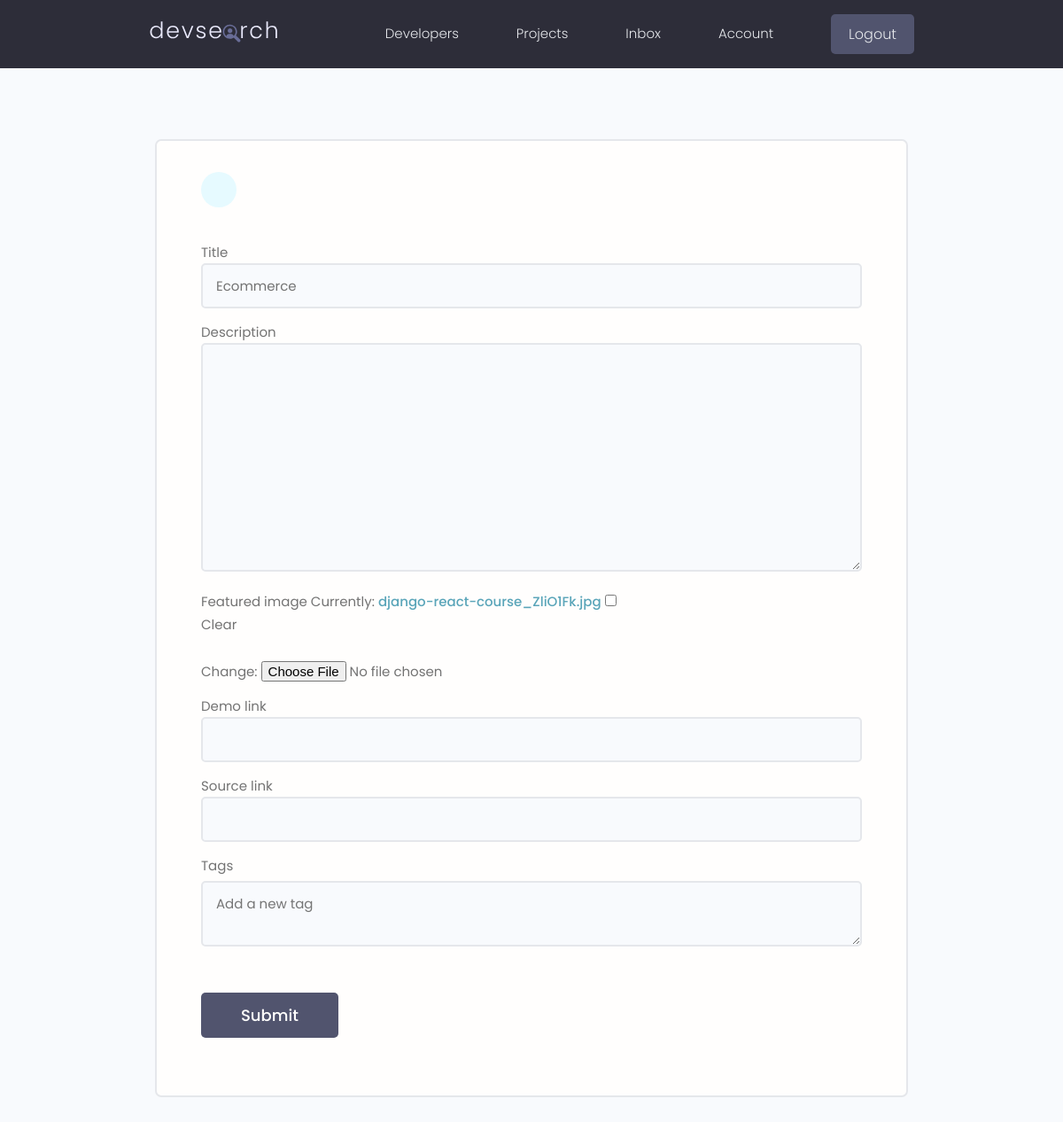
/projects/update-project/02351deccc02479588e30417f12f3bff/ (signed in), run on an earlier commit of the app's database.
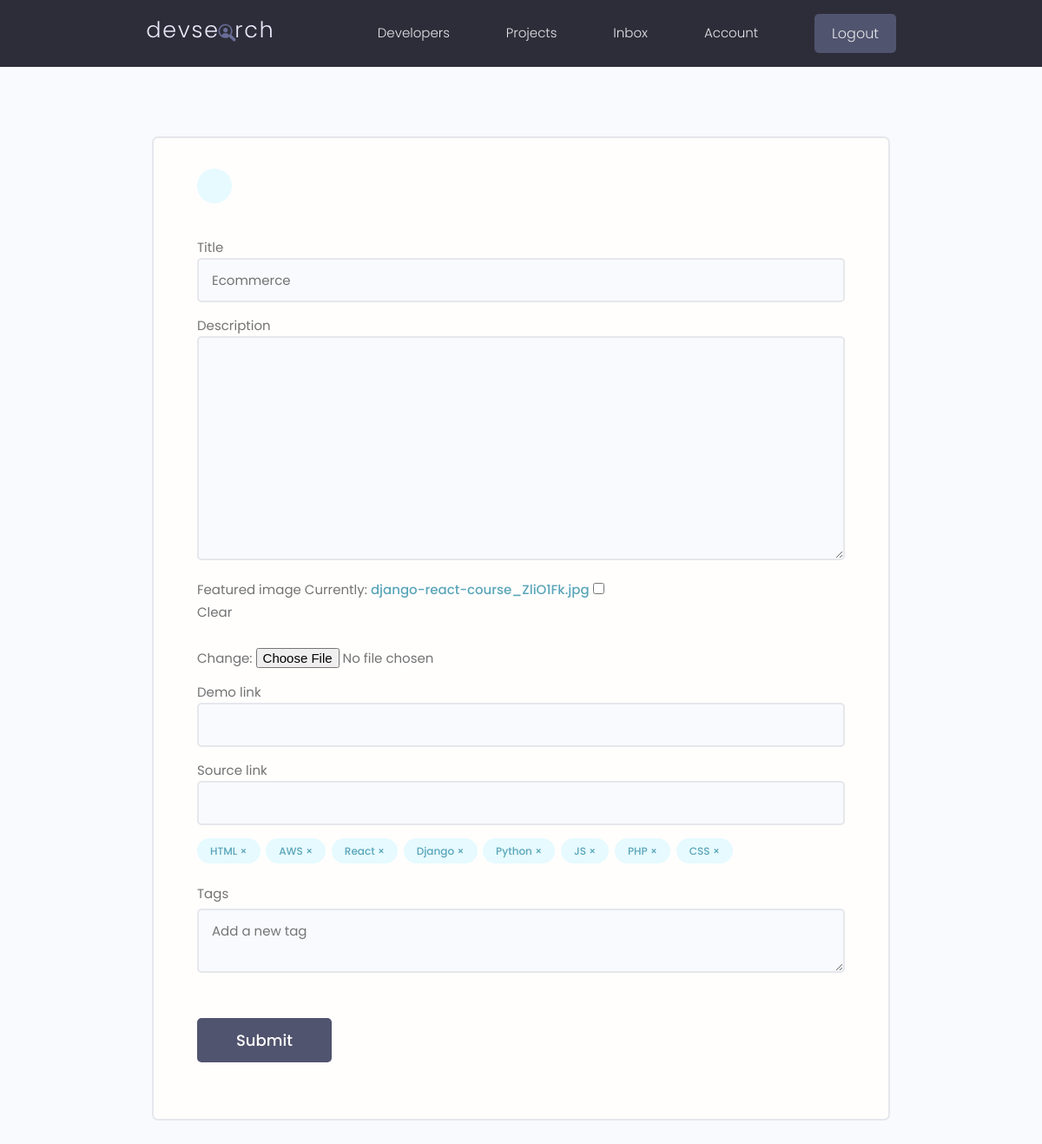
And on a later commit of the database.
### projects/models.py (models this page shows, shortened)
class Project(models.Model):
  id = models.UUIDField(default=uuid.uuid4, primary_key=True, unique=True, editable=False)
  owner = models.ForeignKey(Profile, null=True, blank=True, on_delete=models.CASCADE)
  title = models.CharField(max_length=200)
  description = models.TextField(null=True, blank=True)
  featured_image = models.ImageField(default="default.jpg", null=True, blank=True)
  demo_link = models.CharField(max_length=2000, null=True, blank=True)
  source_link = models.CharField(max_length=2000, null=True, blank=True)
  tags = models.ManyToManyField('Tag', blank=True)
  vote_total = models.IntegerField(default=0, null=True, blank=True)
  vote_ratio = models.IntegerField(default=0, null=True, blank=True)
  created = models.DateTimeField(auto_now_add=True)
  class Meta:
    ordering = ['-vote_ratio', '-vote_total', 'title']

class Tag(models.Model):
  id = models.UUIDField(default=uuid.uuid4, primary_key=True, unique=True, editable=False)
  name = models.CharField(max_length=200)
  created = models.DateTimeField(auto_now_add=True)

### projects/views.py (the view, shortened to what this page needs)
# urls.py: path('update-project/<str:pk>/', views.updateProject, name='update-project'),
@login_required(login_url='login')
def updateProject(request, pk):
  profile = request.user.profile
  project = profile.project_set.get(id=pk)
  form = ProjectForm(instance=project)
  context = {
    'form': form,
    'project': project
  }
  return render(request, 'projects/project_form.html', context)

### projects/forms.py
class ProjectForm(ModelForm):
  class Meta:
    model = Project
    exclude = [ 'owner', 'vote_ratio', 'vote_total', 'tags' ]
    widgets = {
      'tags': forms.CheckboxSelectMultiple()
    }
  def __init__(self, *args, **kwargs):
    super(ProjectForm, self).__init__(*args, **kwargs)
    for name, field in self.fields.items():
      field.widget.attrs.update({'class': 'input'})

### projects/templates/projects/project_form.html (shortened to what this page needs)
{% extends 'main.html' %}
{% block content %}
  <main class="formPage my-xl">
      <div class="content-box">
          <div class="formWrapper">
            <a class="backButton" href="{% url 'account' %}"></a>
            <br>
            <form action="" method="POST" enctype="multipart/form-data">
              {% for field in form %}
                <div class="form__field">
                    {{ field.label }}
                    {{ field }}
                </div>
              {% endfor %}
              <div class="form__field">
                {% for tag in project.tags.all %}
                  <div class="project-tag tag tag--pill tag--main" data-tag="{{ tag.id }}" data-project="{{ project.id }}">{{ tag.name }} &#215;</div>
                {% endfor %}
              </div>
              <div class="form__field">
                <label for="formInput#text">Tags</label>
                <textarea class="input" name="newtags" placeholder="Add a new tag"></textarea>
              </div>
              <input class="btn btn--sub btn--lg  my-md" type="submit" value="Submit" />
            </form>
          </div>
      </div>
  </main>
{% endblock content %}

What changed in the data, as far as the page shows it:
added Tag: name "HTML"
added Tag: name "AWS"
now on this page (row unchanged): Tag: name "React"
now on this page (row unchanged): Tag: name "Django"
now on this page (row unchanged): Tag: name "Python"
added Tag: name "JS"
now on this page (row unchanged): Tag: name "PHP"
added Tag: name "CSS"
